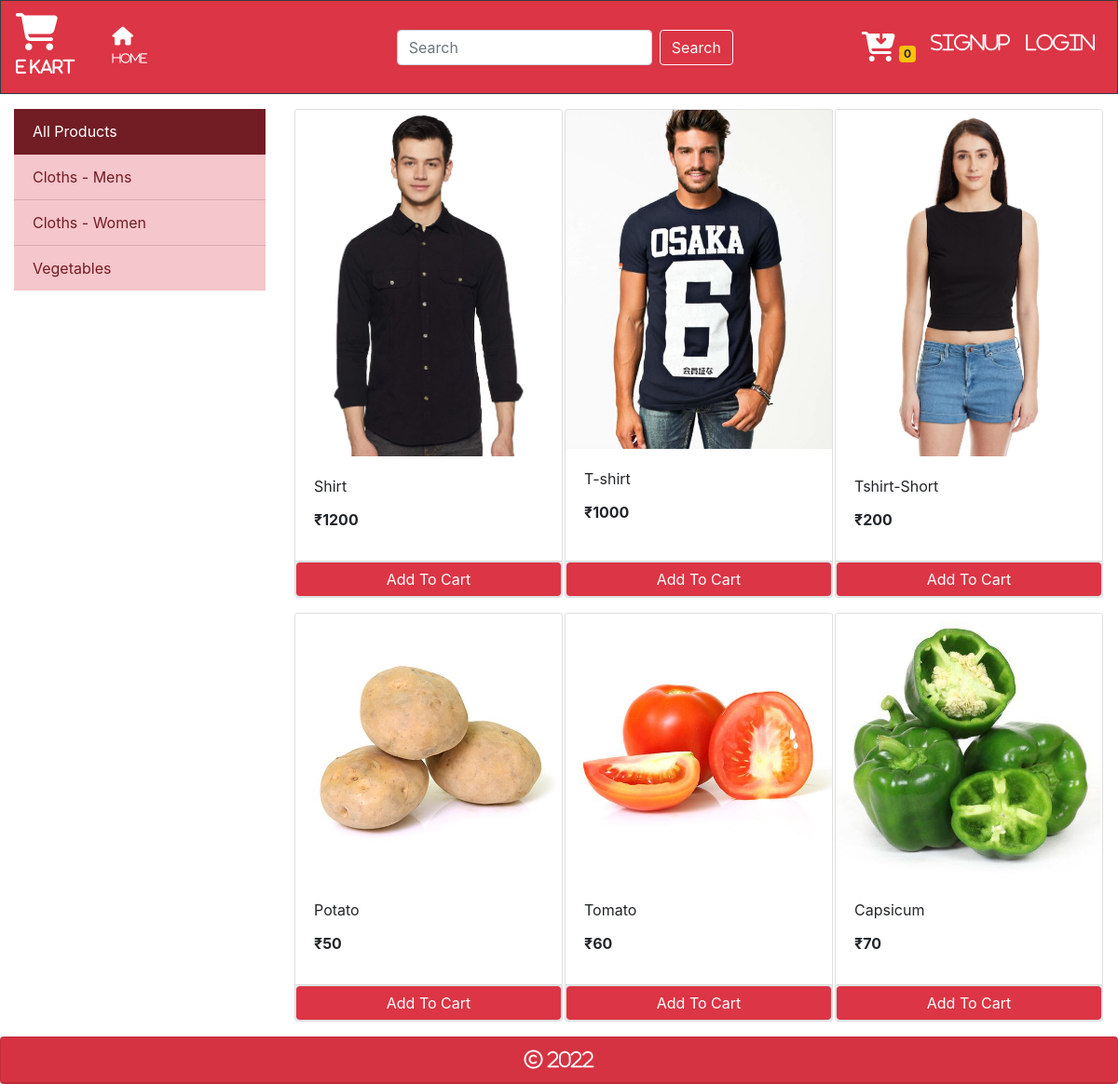
The page / on the database its author committed.
### store/models/category.py (models this page shows, shortened)
class Category(models.Model):
    name = models.CharField(max_length=20)
    @staticmethod
    def get_all_categories():
        return Category.objects.all()

### store/models/product.py (models this page shows, shortened)
class Product(models.Model):
    name = models.CharField(max_length=50)
    price = models.IntegerField(default=0)
    category = models.ForeignKey(Category, on_delete=models.CASCADE, default=1)
    description = models.CharField(max_length=200, default='', null=True, blank=True)
    image = models.ImageField(upload_to='uploads/products/')
    @staticmethod
    def get_all_products():
        return Product.objects.all()

### store/views/home.py (the view, shortened to what this page needs)
# urls.py: path('', Index.as_view(), name='homepage'),
class Index(View):
    def get(self, request):
        cart = request.session.get('cart')
        if not cart:
            request.session['cart'] = {}
        products = None
        categories = Category.get_all_categories()
        categoryID = request.GET.get('category')
        if categoryID:
            products = Product.get_all_categories_by_categoryid(categoryID)
        else:
            products = Product.get_all_products();
        data = {}
        data['products'] = products
        data['categories'] = categories
        print('You are ', request.session.get('email'))
        return render(request, 'index.html', data)

### store/templatetags/cart.py (called while the page is built)
@register.filter(name='is_in_cart')
def is_in_cart(product, cart):
    keys = cart.keys()
    for id in keys:
        if int(id) == product.id:
            return True
    return False

### store/templatetags/custom_filter.py (called while the page is built)
@register.filter(name='currency')
def currency(number):
    return "₹"+str(number)

### store/templates/index.html (shortened to what this page needs)
{% extends 'base.html' %}
{% block content %}
{% load cart %}
{% load custom_filter%}
    <div class="container-fluid mt-3 mx-auto">
        <div class="row">
          <div class="col-lg-3">
            <div class="list-group-flush">
              <a href="/" class="list-group-item list-group-item-action list-group-item-danger active">All Products</a>
              {% for category in categories %}
                <a href="/?category={{category.id}}" class="list-group-item list-group-item-action list-group-item-danger">{{category.name}}</a>
              {% endfor %}
            </div>
          </div>
          <div id="products" class="col-lg-9 mx-auto">
            <div class="row mx-auto">
              {% for product in products %}
              <div class="card mx-auto mb-3" id={{product.id}} style="width: 18rem;">
                <img class="card-img-top" src="{{product.image.url}}" alt="Card image cap">
                <div class="card-body">
                  <p class="card-title">{{product.name}}</p>
                  <p class="card-title"><b>{{product.price|currency}}</b></p>
                </div>
                <div class="card-footer p-0 no-gutters">
                  {% if product|is_in_cart:request.session.cart %}
                    <div class="row no-gutters">
                      <form action="/#{{product.id}}" method="post" class="col-2">
                        {% csrf_token %}
                        <input hidden type="text" name="product" value='{{product.id}}'>
                        <input hidden type="text" name="remove" value='True'>
                        <input type="submit" value=" - " class="btn-block btn-outline-danger">
                      </form>
                      <div class="text-center col bg-danger text-white">{{product|cart_quantity:request.session.cart}} in Cart</div>
                      <form action="/#{{product.id}}" method="post" class="col-2">
                        {% csrf_token %}
                        <input hidden type="text" name="product" value='{{product.id}}'>
                        <input type="submit" value=" + " class="btn-block btn-outline-danger">
                      </form>
                    </div>
                  {% else %}
                    <form action="/#{{product.id}}" method="POST" class="btn-block">
                      <input type="submit" class="float-right btn btn-danger border form-control" value="Add To Cart">
                    </form>
                  {% endif %}
                </div>
              </div>
              {% endfor %}
              </div>
          </div>
        </div>
    </div>
{% endblock %}

### store/templates/base.html (shortened to what this page needs)
<!doctype html>
<html lang="en">
  <head>
    <link rel="stylesheet" href="https://cdn.jsdelivr.net/npm/bootstrap@4.0.0/dist/css/bootstrap.min.css">
  </head>
  <body>
    <nav class="navbar navbar-expand-lg navbar-light bg-danger border border-dark">
      <a class="navbar-brand" href="/"><i class="fa-solid fa-cart-shopping fa-2x" style="color: white;"> </i> <br>
        <i class="fa-solid fa-sm" style="color: white;" > E Kart</i>
      </a>
      <div class="collapse navbar-collapse" id="navbarSupportedContent">
        <ul class="navbar-nav mr-auto">
          <li class="nav-item active">
            <a class="nav-link" href="#"></a>
          </li>
          <li class="nav-item active">
            <a class="nav-link" href="/"><i class="fa-solid fa-home fa-lg" style="color: white;" ></i><br>
                                          <i class="fa-regular fa-xs" style="color: white;" >Home</i>
                                          <span class="sr-only">(current)</span></a>
          </li>
        </ul>
        <ul class="navbar-nav mx-0 mx-auto">
              <input class="form-control mr-sm-2 " type="search" placeholder="Search" aria-label="Search">
              <button class="btn btn-outline-light my-2 my-sm-0" type="submit">Search</button>
        </ul>
        <ul class="navbar-nav my-2 my-lg-0">
          <li class="nav-item">
            <a class="nav-link" href="/cart"><i class="fa-solid fa-cart-arrow-down fa-2x" style="color: white;;"></i>
              <span class="badge badge-warning">{{request.session.cart.keys|length}}</span>
              <span class="sr-only">(current)</span></a>
          </li>
          {% if request.session.customer %}
            <li class="nav-item">
              <a class="nav-link" href="/orders"><i class="fa-regular fa-lg" style="color: white;" >Orders</i> <span class="sr-only">(current)</span></a>
            </li>
            <li class="nav-item">
              <a class="nav-link" href="/logout"><i class="fa-regular fa-lg" style="color: white;" >Logout</i> <span class="sr-only">(current)</span></a>
            </li>
          {% else %}
            <li class="nav-item">
              <a class="nav-link" href="/signup"><i class="fa-regular fa-lg" style="color: white;" >Signup</i> <span class="sr-only">(current)</span></a>
            </li>
            <li class="nav-item">
              <a class="nav-link" href="/login"><i class="fa-regular fa-lg" style="color: white;" >Login</i> <span class="sr-only">(current)</span></a>
            </li>
          {% endif %}
        </ul>
      </div>
    </nav>
    <div>
        {% block content %}
        {% endblock %}
    </div>
    <div class="card text-center bg-danger">
      <div class="card-header">
        <i class="fa-regular fa-copyright fa-lg" style="color: white;"> 2022</i>
      </div>
    </div>
  </body>
</html>

### rows shown on the page
Category: name "Cloths - Mens"
Category: name "Cloths - Women"
Category: name "Vegetables"
Product: image (picture), name "Shirt", price "₹1200"
Product: image (picture), name "T-shirt", price "₹1000"
Product: image (picture), name "Tshirt-Short", price "₹200"
Product: image (picture), name "Potato", price "₹50"
Product: image (picture), name "Tomato", price "₹60"
Product: image (picture), name "Capsicum", price "₹70"

### other values the page prints
{{ request.session.cart.keys|length }} "0"
